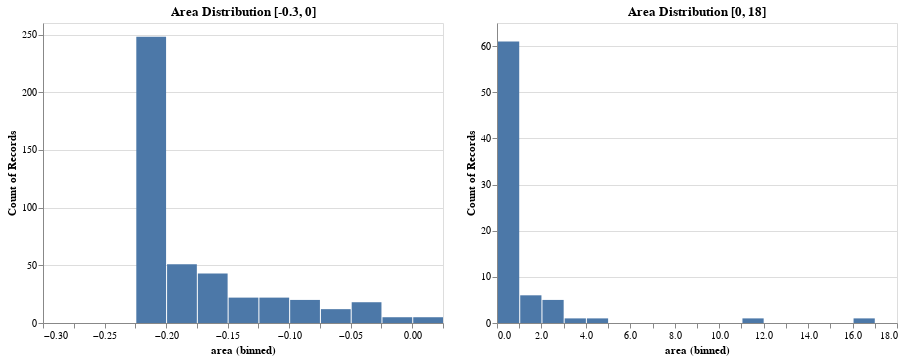

Notebook code cell kept with this figure:
### Code cell
chart_1 = lab.eda.histogram(rawScaled, 'area', {
  'x': {'bin': alt.BinParams(step=0.025, extent=[-.3, 0]) },
  'properties': {'title': 'Area Distribution [-0.3, 0]'}
})

chart_2 = lab.eda.histogram(rawScaled, 'area', {
    'x': {'bin': alt.BinParams(step=1, extent=[0, 18])},
    'properties': { 'title': 'Area Distribution [0, 18]'}
})

# lab.eda.histogram(rawScaled, 'area', { 'x': { 'bin': True}})

chart_1 | chart_2

### Figure 1 — Vega-Lite specification as saved in the notebook (floating-point values rounded to 4 significant figures; data arrays with more than 128 entries replaced by an {"elided": "..."} marker saying what was removed)
{"config": {"view": {"continuousWidth": 400, "continuousHeight": 300}}, "hconcat": [{"mark": "bar", "encoding": {"x": {"bin": {"extent": [-0.3, 0], "step": 0.025}, "field": "area", "type": "quantitative"}, "y": {"aggregate": "count", "type": "quantitative"}}, "title": "Area Distribution [-0.3, 0]"}, {"mark": "bar", "encoding": {"x": {"bin": {"extent": [0, 18], "step": 1}, "field": "area", "type": "quantitative"}, "y": {"aggregate": "count", "type": "quantitative"}}, "title": "Area Distribution [0, 18]"}], "data": {"name": "data-a12f0fede4e86cdd50166d419d9926b2"}, "$schema": "https://vega.github.io/schema/vega-lite/v4.17.0.json", "datasets": {"data-a12f0fede4e86cdd50166d419d9926b2": {"elided": "517 records"}}}
